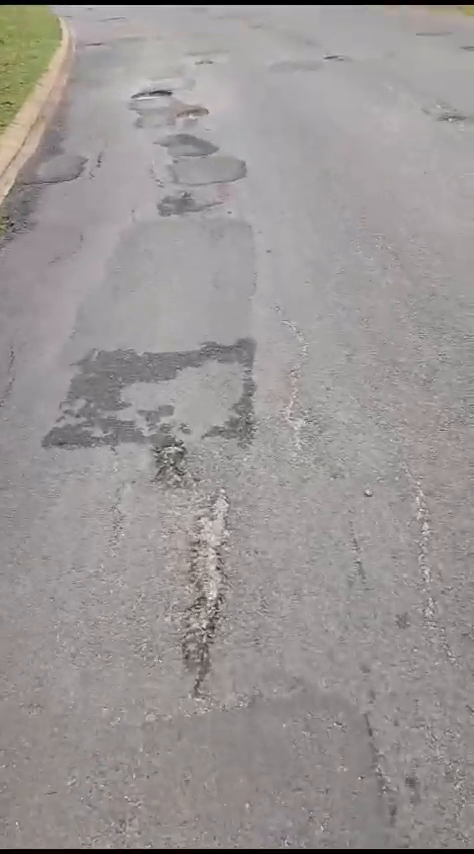
#> input picture frame 82 of Pothole.mp4, 474 x 854 px, given in place of the camera
$ python calibrate_camera.py
#> lines starting #> are read from the running program, lines starting #| are printed output that depends on the picture
"""
scripts/calibrate_camera.py
────────────────────────────
Camera calibration using a printed checkerboard pattern.

Why calibrate?
──────────────
solvePnP (used in head_pose.py) relies on accurate camera intrinsics
(focal length, principal point) and distortion coefficients.  Without
calibration, head-pose yaw/pitch estimates can drift by 5–15°, making
the ±30° / ±20° thresholds unreliable.

Steps
─────
1. Print a checkerboard:
   - US Letter or A4 paper
   - Default: 9×6 inner corners (10×7 squares)
   - Measure the actual square size in mm — update --square-mm

2. Run this script with your DMS IR camera:
       python scripts/calibrate_camera.py --source 0

3. Hold the board at varying angles / distances.
   Press SPACE to capture (need at least 15 good frames).
   Press Q to finish and compute calibration.

4. Calibration is saved to:
       models/camera_dms_calib.npz  (for DMS camera)
       models/camera_road_calib.npz (for road camera, pass --source 1)

5. head_pose.py will auto-load the calibration if the file exists.

Usage
─────
    python scripts/calibrate_camera.py --source 0 --name dms
    python scripts/calibrate_camera.py --source 1 --name road --cols 9 --rows 6
"""

import argparse
import time
from pathlib import Path

import cv2
import numpy as np


def calibrate(source, name: str, cols: int, rows: int,
              square_mm: float, min_frames: int, out_dir: Path):
    """Run interactive calibration session."""
#> called with source = 0, name = 'dms', cols = 9, rows = 6, square_mm = 25, min_frames = 15

    criteria = (cv2.TERM_CRITERIA_EPS + cv2.TERM_CRITERIA_MAX_ITER, 30, 0.001)

    # 3-D object points for one board position
    obj_pts_single = np.zeros((cols * rows, 3), np.float32)
    obj_pts_single[:, :2] = np.mgrid[0:cols, 0:rows].T.reshape(-1, 2)
    obj_pts_single *= square_mm

    obj_points = []   # 3-D points in real world
    img_points = []   # 2-D points in image plane

    cap = cv2.VideoCapture(source)
    if not cap.isOpened():
        print(f"✗ Cannot open camera {source}")
        return

    print(f"\n── Camera Calibration ── {name} camera (source={source})")
    print(f"  Board: {cols}×{rows} inner corners, {square_mm} mm squares")
    print(f"  SPACE → capture  |  Q → finish & compute\n")

    captured = 0
    frame_h, frame_w = 0, 0

    while True:
        ret, frame = cap.read()
#> frame is the input picture: shape (854, 474, 3); mean B, G, R 149.2, 150, 154.6
        if not ret:
            time.sleep(0.05)
            continue

        frame_h, frame_w = frame.shape[:2]
#> frame_h = 854; frame_w = 474
        gray = cv2.cvtColor(frame, cv2.COLOR_BGR2GRAY)
        found, corners = cv2.findChessboardCorners(gray, (cols, rows), None)
#> found = False; corners = None

        display = frame.copy()
        if found:
            corners_refined = cv2.cornerSubPix(
                gray, corners, (11, 11), (-1, -1), criteria)
            cv2.drawChessboardCorners(display, (cols, rows),
                                      corners_refined, found)
            cv2.putText(display, "Board detected — SPACE to capture",
                        (10, 30), cv2.FONT_HERSHEY_SIMPLEX, 0.7,
                        (0, 230, 100), 2)
        else:
            cv2.putText(display, "No board detected",
                        (10, 30), cv2.FONT_HERSHEY_SIMPLEX, 0.7,
                        (0, 80, 220), 2)

        cv2.putText(display, f"Captured: {captured}/{min_frames}",
                    (10, frame_h - 12), cv2.FONT_HERSHEY_SIMPLEX,
                    0.6, (200, 200, 0), 2)
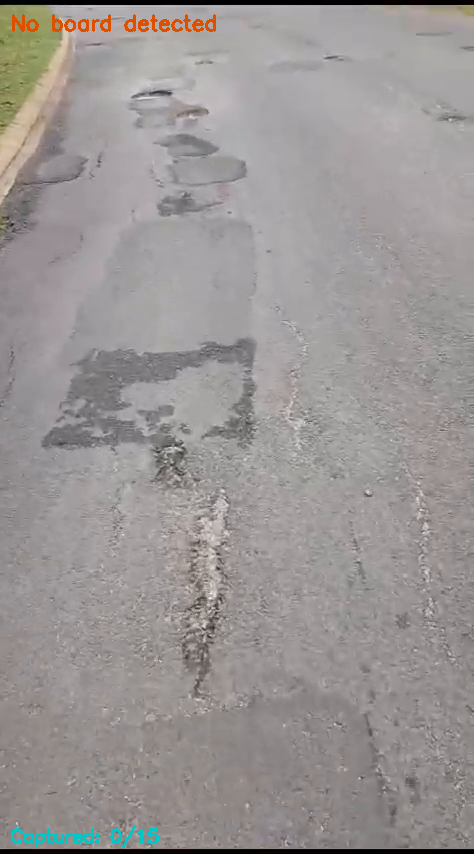
#> display: shape (854, 474, 3); mean B, G, R 148.8, 149.9, 154.5
        cv2.imshow("Calibration", display)

        key = cv2.waitKey(1) & 0xFF
#> (key q is pressed here)
        if key == ord(' ') and found:
            obj_points.append(obj_pts_single)
            img_points.append(corners_refined)
            captured += 1
            print(f"  Captured frame {captured}")
            # Flash green feedback
            flash = np.zeros_like(frame)
            flash[:] = (0, 200, 80)
            cv2.addWeighted(frame, 0.5, flash, 0.5, 0, display)
            cv2.imshow("Calibration", display)
            cv2.waitKey(300)
        elif key == ord('q') or key == 27:
            break

    cap.release()
    cv2.destroyAllWindows()

    if captured < min_frames:
        print(f"\n✗ Not enough frames ({captured} < {min_frames}). Aborting.")
        return

    print(f"\n  Computing calibration from {captured} frames …")

    ret, mtx, dist, rvecs, tvecs = cv2.calibrateCamera(
        obj_points, img_points,
        (frame_w, frame_h), None, None)

    # Reprojection error (lower is better — aim for < 1.0 px)
    total_err = 0.0
    for i, obj in enumerate(obj_points):
        proj, _ = cv2.projectPoints(obj, rvecs[i], tvecs[i], mtx, dist)
        total_err += cv2.norm(img_points[i], proj, cv2.NORM_L2) / len(proj)
    mean_err = total_err / len(obj_points)

    print(f"\n  ── Results ──────────────────────────────")
    print(f"  RMS reprojection error : {ret:.4f} px")
    print(f"  Mean reprojection error: {mean_err:.4f} px")
    print(f"  Camera matrix:\n{mtx}")
    print(f"  Distortion coeffs: {dist.ravel()}")

    if mean_err > 2.0:
        print("\n  ⚠  High reprojection error — consider recapturing with")
        print("     better board coverage (angles, distances, corners).")

    # Save
    out_dir.mkdir(parents=True, exist_ok=True)
    out_path = out_dir / f"camera_{name}_calib.npz"
    np.savez(str(out_path),
             camera_matrix=mtx,
             dist_coeffs=dist,
             img_size=(frame_w, frame_h),
             rms_error=np.array([ret]),
             mean_error=np.array([mean_err]))
    print(f"\n  ✓ Saved calibration to: {out_path}")
    print(f"\n  head_pose.py will auto-load this file on next run.\n")


def load_calibration(name: str, models_dir: Path = Path("models")):
    """
    Load a previously saved calibration.
    Returns (camera_matrix, dist_coeffs) or (None, None) if not found.
    """
    path = models_dir / f"camera_{name}_calib.npz"
    if not path.exists():
        return None, None
    data = np.load(str(path))
    return data["camera_matrix"], data["dist_coeffs"]


if __name__ == "__main__":
    parser = argparse.ArgumentParser(description="Camera calibration for VSM")
    parser.add_argument("--source",    type=int,   default=0,
                        help="Camera device index (0=DMS, 1=Road)")
    parser.add_argument("--name",      type=str,   default="dms",
                        help="Camera name suffix for output file")
    parser.add_argument("--cols",      type=int,   default=9,
                        help="Inner corners horizontally")
    parser.add_argument("--rows",      type=int,   default=6,
                        help="Inner corners vertically")
    parser.add_argument("--square-mm", type=float, default=25.0,
                        help="Physical size of each square in mm")
    parser.add_argument("--min-frames",type=int,   default=15,
                        help="Minimum captures before computing")
    parser.add_argument("--out-dir",   type=str,   default="models",
                        help="Output directory for .npz calibration file")
    args = parser.parse_args()

    calibrate(
        source     = args.source,
        name       = args.name,
        cols       = args.cols,
        rows       = args.rows,
        square_mm  = args.square_mm,
        min_frames = args.min_frames,
        out_dir    = Path(args.out_dir),
    )

$ run again, starting later in the video
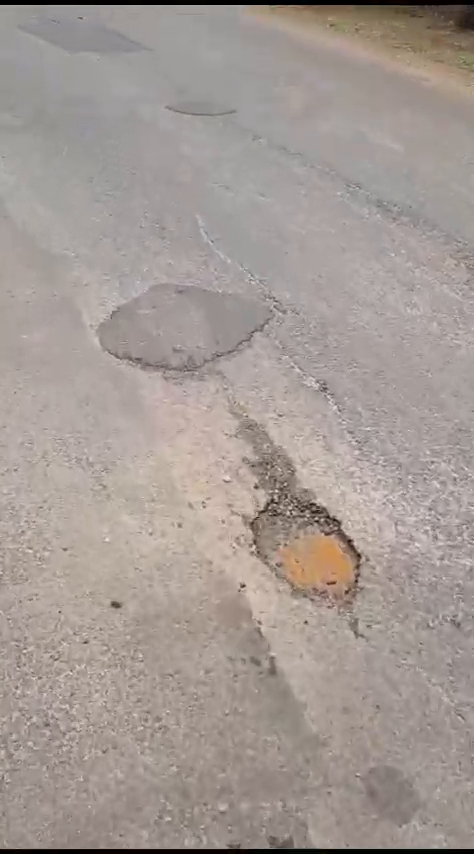
#> input picture frame 370 of Pothole.mp4, 474 x 854 px, given in place of the camera
#> in calibrate, frame is the input picture: shape (854, 474, 3); mean B, G, R 148.4, 153.7, 163.9
#> in calibrate, `gray = cv2.cvtColor(frame, cv2.COLOR_BGR2GRAY)`:
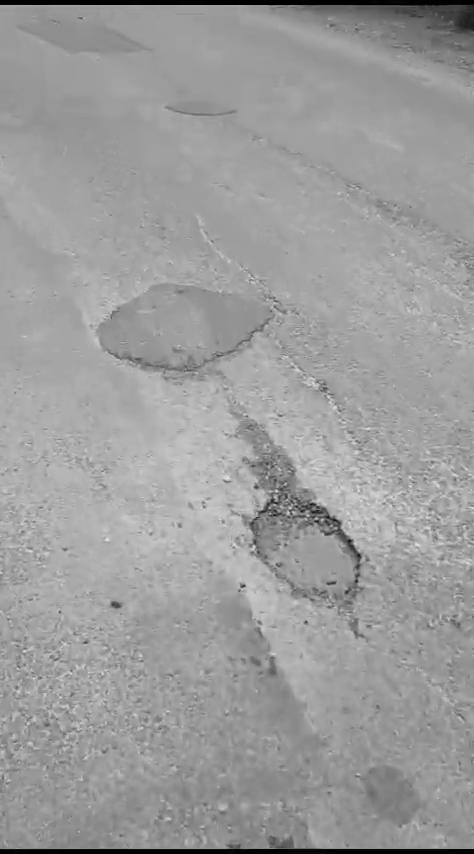
#> gray: shape (854, 474); min 0, max 229, mean 156.2
#> found = False; corners = None
#> in calibrate, `cv2.putText(display, f"Captured: {captured}/{min_frames}", (10, frame_..`:
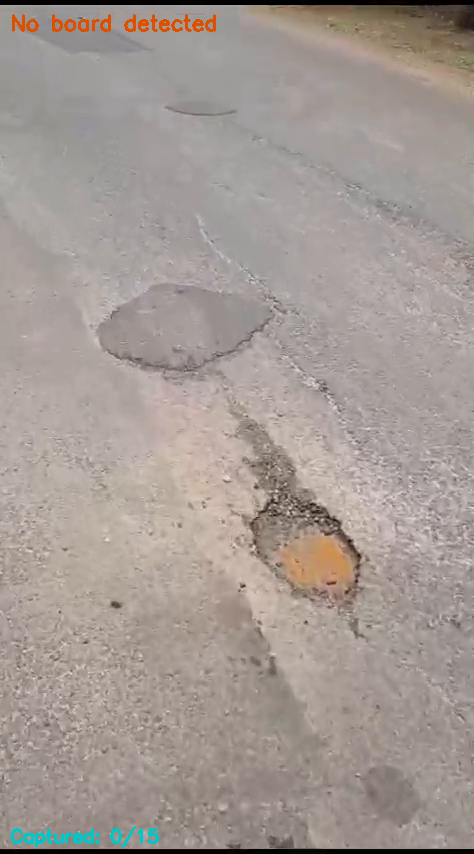
#> display: shape (854, 474, 3); mean B, G, R 148, 153.6, 163.8

$ run again, starting later in the video
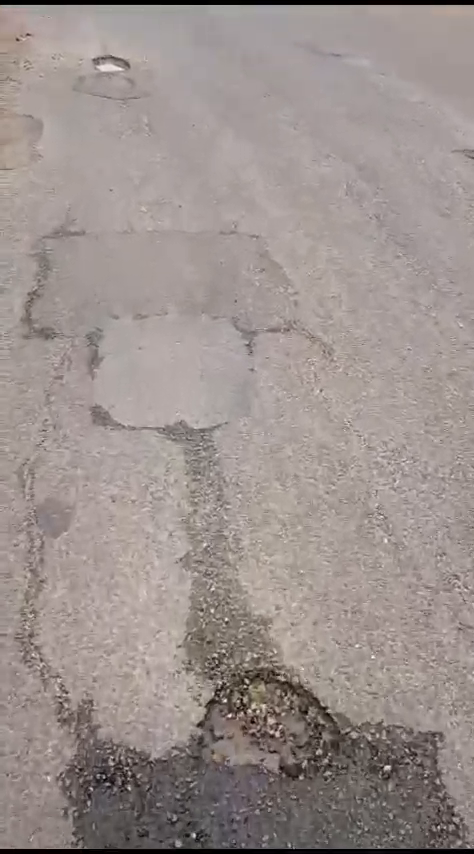
#> input picture frame 659 of Pothole.mp4, 474 x 854 px, given in place of the camera
#> in calibrate, frame is the input picture: shape (854, 474, 3); mean B, G, R 141.8, 145.2, 155.7
#> found = False; corners = None
#> in calibrate, `cv2.putText(display, f"Captured: {captured}/{min_frames}", (10, frame_..`:
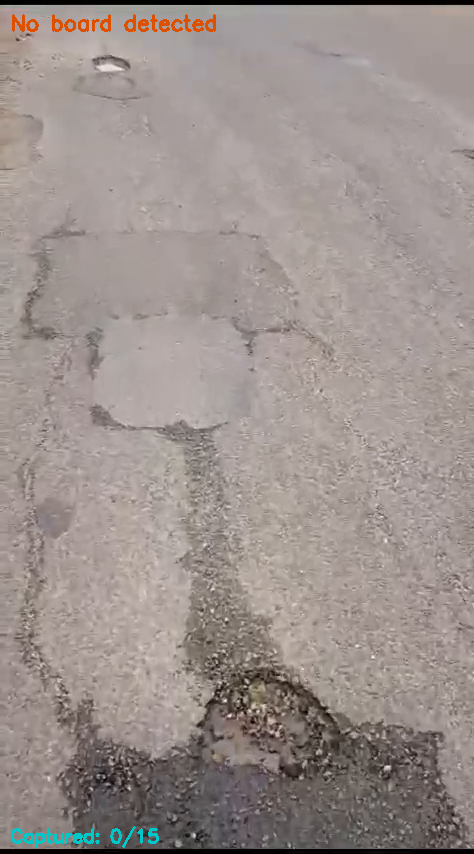
#> display: shape (854, 474, 3); mean B, G, R 141.5, 145.2, 155.6
